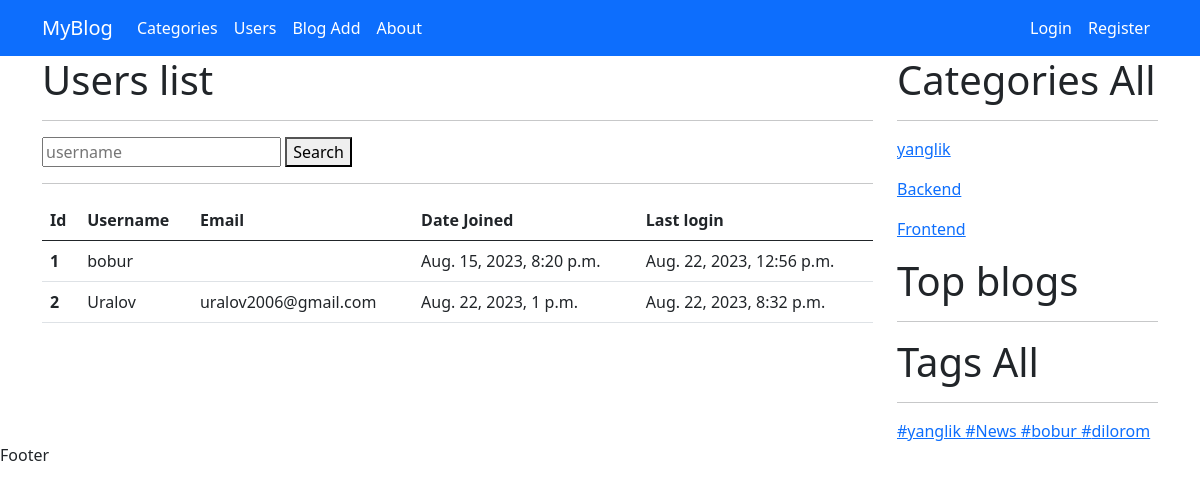
Screenshot of /users with the database file from the repository.
### myapp/models.py (models this page shows, shortened)
class Category(models.Model):
    name = models.CharField(max_length=100)
    slug = models.SlugField(max_length=100, unique=True)
    image = models.ImageField(upload_to='category/')
    description = models.TextField()

class Tag(models.Model):
    name = models.CharField(max_length=50)
    slug = models.SlugField(max_length=50)

### myapp/views.py (the view)
# urls.py: path('users', user_list, name='user_list'),
def user_list(request):
    username = request.GET.get('username')
    if username:
        users = User.objects.filter(username__icontains=username)
    else:
        users = User.objects.all()
    context = {
        'users': users
    }
    return render(request, 'user_list.html', context)

### myapp/context_processors.py (called while the page is built)
def category(request):
    categories = Category.objects.all()
    return {'categories': categories}

def tag(request):
    tags = Tag.objects.all()
    return {'tags': tags}

### templates/user_list.html (shortened to what this page needs)
{% extends 'base.html' %}
{% block content %}
    <h1>Users list</h1>
    <hr>
    <form method="get">
    <input name="username" placeholder="username">
    <button type="submit">Search</button>
    </form>
    <hr>
<table class="table">
  <thead>
    <tr>
      <th scope="col">Id</th>
      <th scope="col">Username</th>
      <th scope="col">Email</th>
      <th scope="col">Date Joined</th>
      <th scope="col">Last login </th>
    </tr>
  </thead>
  <tbody>
  {% for user in users %}
    <tr>
      <th scope="row">{{ user.id }}</th>
      <td>{{ user.username }}</td>
      <td>{{ user.email }}</td>
      <td>{{ user.date_joined }}</td>
      <td>{{ user.last_login }}</td>
    </tr>
  {% endfor %}
  </tbody>
</table>
{% endblock %}

### templates/base.html (shortened to what this page needs)
<!DOCTYPE html>
<html lang="en">
<head>
    {% load static %}
    <link href="https://cdn.jsdelivr.net/npm/bootstrap@5.0.2/dist/css/bootstrap.min.css" rel="stylesheet"
>
</head>
<body>
<header>
    <nav class="navbar navbar-expand-lg navbar-dark bg-primary">
        <div class="container">
            <a class="navbar-brand" href="{% url 'home' %}">MyBlog</a>
            <div class="collapse navbar-collapse" id="navbarSupportedContent">
                <ul class="navbar-nav me-auto mb-2 mb-lg-0">
                    <li class="nav-item">
                        <a class="nav-link active" href="{% url 'category_list' %}">Categories</a>
                    </li>
                    <li class="nav-item">
                        <a href="{% url 'user_list' %}" class="nav-link active">Users</a>
                    </li>
                    <li class="nav-item">
                        <a href="{% url 'blog_create' %}" class="nav-link active">Blog Add</a>
                    </li>
                    <li class="nav-item">
                        <a href="{% url 'about_page' %}" class="nav-link active">About</a>
                    </li>
                </ul>
                <ul class="navbar-nav  mb-2 mb-lg-0">
                    {% if user.is_authenticated %}
                    <li class="nav-item">
                        <a  class="nav-link active">{{ user.username }}</a>
                    </li>
                    <li class="nav-item">
                        <a href="{% url 'logout_page' %}" class="nav-link active">Chiqish</a>
                    </li>
                    {% else %}
                    <li class="nav-item">
                        <a href="{% url 'login_page' %}" class="nav-link active">Login</a>
                    </li>
                    <li class="nav-item">
                        <a href="{% url 'register' %}" class="nav-link active">Register</a>
                    </li>
                    {% endif %}
                </ul>
            </div>
        </div>
    </nav>
</header>
<div class="container">
    <div class="row">
        <div class="col-lg-9">
            {% block content %}
            {% endblock %}
        </div>
        <div class="col-lg-3">
            <h1>Categories All</h1>
            <hr>
            {% for category in categories %}
                <p><a href="{% url 'category_blogs' category.slug %}">{{ category.name }}</a></p>
            {% endfor %}
            <h1>Top blogs</h1>
            <hr>
            <h1>Tags All</h1>
            <hr>
            {% for tag in tags %}
                <a href="{% url 'tag_blogs' tag.slug %}">#{{ tag.name }} </a>
            {% endfor %}
        </div>
    </div>
</div>
<footer>
    Footer
</footer>
</body>
</html>

### rows the page displays
Category: name "yanglik"
Category: name "Backend"
Category: name "Frontend"
Tag: name "yanglik"
Tag: name "News"
Tag: name "bobur"
Tag: name "dilorom"

### other values shown
{{ user.id }} "1"
{{ user.username }} "bobur"
{{ user.date_joined }} "Aug. 15, 2023, 8:20 p.m."
{{ user.last_login }} "Aug. 22, 2023, 12:56 p.m."
{{ user.id }} "2"
{{ user.username }} "Uralov"
{{ user.email }} "uralov2006@gmail.com"
{{ user.date_joined }} "Aug. 22, 2023, 1 p.m."
{{ user.last_login }} "Aug. 22, 2023, 8:32 p.m."
